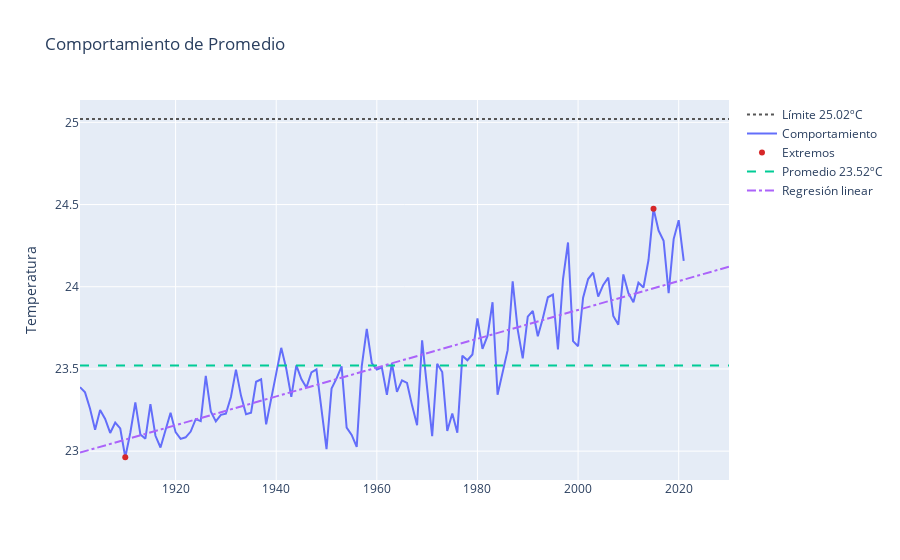

Source (notebook cell):
### Code cell
# datos
pais = 'ARG'
# df = table1['year', 'temperatura'].groupby('year').mean().reset_index()
# df = table1[table1['codigo'] == pais]
df = table1[['year', 'temperatura']].groupby('year').mean().reset_index()
avg = df[df['temperatura'] < 2000]['temperatura'].mean()
maxmin = df[(df['temperatura'] == df['temperatura'].max()) | (df['temperatura'] == df['temperatura'].min())]

# Regresión linear
x_min_model_fit = 1901
X = df[df['year'] > x_min_model_fit]['year'].values.reshape(-1,1)
y = df[df['year'] > x_min_model_fit]['temperatura'].values.reshape(-1,1)
model = LinearRegression()
model.fit(X,y)
X_range = np.arange(1901, 2031).reshape(-1,1)
X_predict = np.arange(x_min_model_fit, 2031).reshape(-1,1)

#---------Colores
comp = '#636EFA'
prom = '#00CC96'
regl = '#AB63FA'
extr = '#D62728'
limM = '#565656'

# Graficamos
fig = go.Figure()
fig.update_layout(title_text = 'Comportamiento del Promedio')
to_graph = ['temp', 'dif'][0]
if to_graph == 'temp':
    fig.add_trace(go.Scatter(x = X_range.reshape(-1), y = avg + 1.5*np.zeros_like(X_range.reshape(-1)) + 1.5, name = 'Límite {:.2f}ºC'.format(avg+1.5), line = {'color' : limM, 'dash':'dot'}))
    fig.add_trace(go.Scatter(x = df['year'], y = df['temperatura'], name = 'Comportamiento', line = {'color' : comp}))
    fig.add_trace(go.Scatter(x = maxmin['year'], y = maxmin['temperatura'], mode = 'markers', name = 'Extremos', line = {'color' : extr}))
    fig.add_trace(go.Scatter(x = X_range.reshape(-1), y = avg*np.ones_like(X_range.reshape(-1)), name = 'Promedio {:.2f}ºC'.format(avg), line = {'color' : prom, 'dash':'dash'}))
    fig.add_trace(go.Scatter(x = X_predict.reshape(-1), y = model.predict(X_predict).reshape(-1), name = 'Regresión linear', line = {'color' : regl, 'dash':'dashdot'}))
    fig.update_layout(yaxis_title = 'Temperatura')
else:
    fig.add_trace(go.Scatter(x = df['year'], y = df['temperatura'].values - avg*np.ones(len(df)), name = 'Comportamiento', line = {'color' : comp}))
    fig.add_trace(go.Scatter(x = X_range.reshape(-1), y = np.zeros(len(X_range.reshape(-1))), name = 'Promedio (0ºC)', line = {'color' : prom, 'dash':'dash'}))
    fig.add_trace(go.Scatter(x = X_range.reshape(-1), y = 1.5*np.ones_like(X_range.reshape(-1)), name = 'Límite (1.5ºC)', line = {'color' : limM, 'dash':'dot'}))
    fig.add_trace(go.Scatter(x = X_range.reshape(-1), y = model.predict(X_range).reshape(-1) - avg*np.ones(len(X_range.reshape(-1))), name = 'Regresión linear', line = {'color' : regl, 'dash':'dashdot'}))
    fig.update_layout(taxis_title = 'Diferencia al promedio')
fig.show()

### Figure 1 — Plotly figure (JSON) as saved in the notebook; plotly's stock layout.template omitted (floating-point values rounded to 4 significant figures; data arrays with more than 128 entries replaced by an {"elided": "..."} marker saying what was removed)
{"data": [{"line": {"color": "#565656", "dash": "dot"}, "name": "Límite 25.02ºC", "type": "scatter", "x": {"elided": "130 int values"}, "y": {"elided": "130 float values"}}, {"line": {"color": "#636EFA"}, "name": "Comportamiento", "type": "scatter", "x": [1901, 1902, 1903, 1904, 1905, 1906, 1907, 1908, 1909, 1910, 1911, 1912, 1913, 1914, 1915, 1916, 1917, 1918, 1919, 1920, 1921, 1922, 1923, 1924, 1925, 1926, 1927, 1928, 1929, 1930, 1931, 1932, 1933, 1934, 1935, 1936, 1937, 1938, 1939, 1940, 1941, 1942, 1943, 1944, 1945, 1946, 1947, 1948, 1949, 1950, 1951, 1952, 1953, 1954, 1955, 1956, 1957, 1958, 1959, 1960, 1961, 1962, 1963, 1964, 1965, 1966, 1967, 1968, 1969, 1970, 1971, 1972, 1973, 1974, 1975, 1976, 1977, 1978, 1979, 1980, 1981, 1982, 1983, 1984, 1985, 1986, 1987, 1988, 1989, 1990, 1991, 1992, 1993, 1994, 1995, 1996, 1997, 1998, 1999, 2000, 2001, 2002, 2003, 2004, 2005, 2006, 2007, 2008, 2009, 2010, 2011, 2012, 2013, 2014, 2015, 2016, 2017, 2018, 2019, 2020, 2021], "y": [23.39, 23.36, 23.26, 23.13, 23.25, 23.2, 23.11, 23.17, 23.14, 22.96, 23.11, 23.3, 23.1, 23.08, 23.29, 23.09, 23.02, 23.13, 23.23, 23.12, 23.07, 23.08, 23.12, 23.19, 23.18, 23.46, 23.24, 23.18, 23.22, 23.23, 23.33, 23.5, 23.34, 23.22, 23.23, 23.42, 23.44, 23.16, 23.32, 23.48, 23.63, 23.5, 23.33, 23.52, 23.44, 23.39, 23.48, 23.5, 23.24, 23.01, 23.38, 23.44, 23.52, 23.14, 23.1, 23.03, 23.52, 23.74, 23.54, 23.5, 23.51, 23.34, 23.53, 23.36, 23.43, 23.41, 23.28, 23.16, 23.67, 23.38, 23.09, 23.53, 23.48, 23.12, 23.23, 23.11, 23.58, 23.55, 23.59, 23.81, 23.62, 23.7, 23.91, 23.34, 23.47, 23.61, 24.03, 23.74, 23.56, 23.82, 23.85, 23.7, 23.81, 23.94, 23.95, 23.62, 24.05, 24.27, 23.67, 23.64, 23.93, 24.05, 24.09, 23.94, 24.01, 24.06, 23.82, 23.77, 24.07, 23.96, 23.91, 24.02, 24.0, 24.16, 24.47, 24.34, 24.28, 23.96, 24.29, 24.4, 24.16]}, {"line": {"color": "#D62728"}, "mode": "markers", "name": "Extremos", "type": "scatter", "x": [1910, 2015], "y": [22.96, 24.47]}, {"line": {"color": "#00CC96", "dash": "dash"}, "name": "Promedio 23.52ºC", "type": "scatter", "x": {"elided": "130 int values"}, "y": {"elided": "130 float values"}}, {"line": {"color": "#AB63FA", "dash": "dashdot"}, "name": "Regresión linear", "type": "scatter", "x": {"elided": "130 int values"}, "y": {"elided": "130 float values"}}], "layout": {"title": {"text": "Comportamiento de Promedio"}, "yaxis": {"title": {"text": "Temperatura"}}}}
